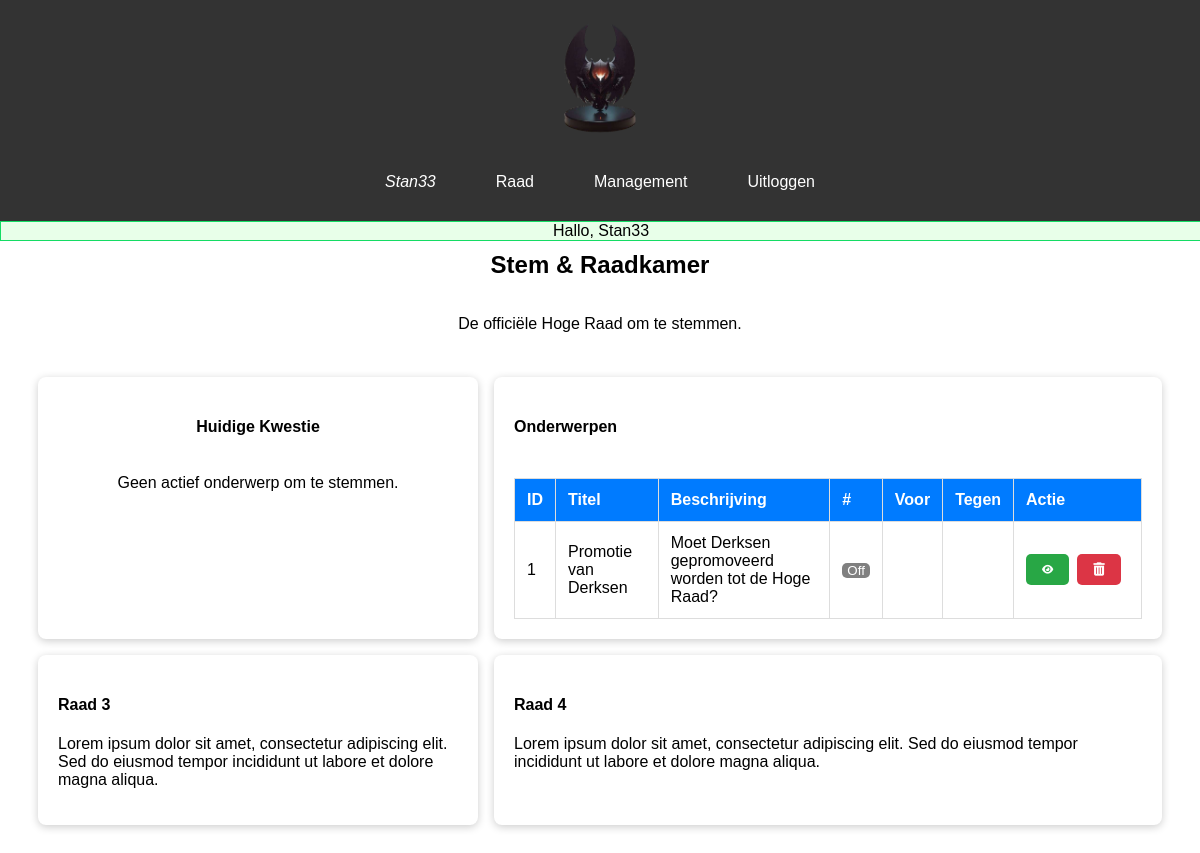
Page /council.php (signed in) on the committed database.
### tables this page shows
CREATE TABLE `subjects` (
  `id` int(11) NOT NULL,
  `title` varchar(50) NOT NULL,
  `description` text NOT NULL,
  `active` int(11) DEFAULT NULL,
  `memberID` int(11) NOT NULL
);

### models/getdata.model.php (called while the page is built, shortened)
<?php
    require_once './config/database.config.php';
    require_once './config/session_manager.config.php';
    class GetData {
        public function fetch_AllSubjects() {
            $db = Database::getInstance();
            $stmt = $db->connect()->prepare('SELECT * FROM subjects;');
            $stmt->execute();
            $data = $stmt->fetchAll(PDO::FETCH_ASSOC);
            return $data;
        }
        public function fetch_Subject() {
            $db = Database::getInstance();
            $stmt = $db->connect()->prepare('SELECT * FROM subjects WHERE active = 1 LIMIT 1');
            $stmt->execute();
            $data = $stmt->fetch(PDO::FETCH_ASSOC);
            return $data;
        }
    }
    $dm = new GetData();
    $subData = $dm->fetch_AllSubjects();
    $item = $dm->fetch_Subject();

### config/database.config.php (called while the page is built, shortened)
<?php
    class Database {
        private static $dbInstance;
        private $dbInvoke;
        private function __construct() {
            try {
                $this->dbInvoke = new PDO('mysql:host=' . DB_HOST . ';dbname=' . DB_NAME, DB_USER, DB_PASSWORD,
                    array(PDO::MYSQL_ATTR_INIT_COMMAND => "SET NAMES 'utf8'")
                );
            } catch (PDOException $e) {
                error_log("Failed to connect to the database: " . $e->getMessage(), 0);
                throw new Exception("Failed to connect to the database. MySQL may have crashed.");
            }
        }
        public static function getInstance() {
            if (!self::$dbInstance) {
                self::$dbInstance = new self();
            }
            return self::$dbInstance;
        }
        public function connect() {
            return $this->dbInvoke;
        }
    }

### council.php (the view, shortened to what this page needs)
<?php
    require_once './config/session_manager.config.php';
    require_once './models/getdata.model.php';
?>
<!DOCTYPE html>
<html lang="nl">
<head>
    <link rel="stylesheet" href="assets/css/default.css">
    <link rel="stylesheet" href="https://use.fontawesome.com/releases/v6.5.2/css/all.css">
</head>
<body>
    <header>
        <div class="logo"><a href="#" id="logo"><img src="assets/images/hiligen-logo2.webp" alt="Games Association Logo"></a></div>
        <nav>
            <a href="#" data-section="profile" style="font-style:italic;"><?= $_SESSION['session_data']['username']; ?></a>
            <a href="#" data-section="home">Raad</a>
            <a href="#" data-section="manage">Management</a>
            <a href="./logout.php" id="logout">Uitloggen</a>
        </nav>
    </header>
    <main>
        <section id="home" class="current">
            <h2>Stem & Raadkamer</h2>
            <p>De officiële Hoge Raad om te stemmen.</p>
            <div class="container">
                <div class="profile-card">
                    <h4>Huidige Kwestie</h4>
                    <?php if (is_array($item) && isset($item['active']) && $item['active'] == 1) { ?>
                    <strong><?= $item['title'] ?></strong>
                    <p><?= $item['description'] ?></p>
                    <form action="controllers/submission_handler.control.php" class="form-action" method="post">
                        <input type="hidden" name="uid" value="<?= $_SESSION['session_data']['user_id']; ?>">
                        <button class="edit" name="accept">Voor</button>
                        <button class="trash" name="decline">Tegen</button>
                        <button class="create" name="neutral">Neutraal</button>
                    </form>
                    <?php } else { ?>
                        <p>Geen actief onderwerp om te stemmen.</p>
                    <?php } ?>
                </div>
                <div class="profile-card">
                    <div class="filter-container">
                        <h4>Onderwerpen</h4>
                    </div>
                    <table>
                        <thead>
                            <tr>
                                <th>ID</th>
                                <th>Titel</th>
                                <th>Beschrijving</th>
                                <th>#</th>
                                <th>Voor</th>
                                <th>Tegen</th>
                                <th>Actie</th>
                            </tr>
                        </thead>
                        <tbody>
                            <?php if (!empty($subData)) { foreach ($subData as $items): ?>
                                <tr>
                                    <td><?= $items['id']; ?></td>
                                    <td><?= $items['title']; ?></td>
                                    <td><?= $items['description']; ?></td>
                                    <td>
                                        <form action="controllers/submission_handler.control.php" method="post">
                                            <?= ($items['active'] == 1) ? '<button style="padding:0 5px; background:green;" name="off">On</button>' : '<button style="padding:0 5px; background:grey;" name="on">Off</button>'; ?>
                                        </form>
                                    </td>
                                    <td></td>
                                    <td></td>
                                    <td>
                                        <form class="form-action" action="form_handler.php" method="post">
                                            <?php if ($items['active'] == 0) { ?>
                                                <button class="edit" name="editItem"><i class="fas fa-eye fa-xs"></i></button>
                                                <button class="trash" name="undoItem"><i class="fas fa-trash-alt"></i></button>
                                            <?php } else { ?>
                                                <button style="margin-right:8px; background:grey;" name="editItem" disabled><i class="fas fa-eye fa-xs"></i></button>
                                                <button style="background:grey;" name="undoItem" disabled><i class="fas fa-trash-alt"></i></button>
                                            <?php } ?>
                                        </form>
                                    </td>
                                </tr>
                            <?php endforeach; } ?>
                        </tbody>
                    </table>
                </div>
                <div class="profile-card">
                    <h4>Raad 3</h4>
                    <p>Lorem ipsum dolor sit amet, consectetur adipiscing elit. Sed do eiusmod tempor incididunt ut labore et dolore magna aliqua.</p>
                </div>
                <div class="profile-card">
                    <h4>Raad 4</h4>
                    <p>Lorem ipsum dolor sit amet, consectetur adipiscing elit. Sed do eiusmod tempor incididunt ut labore et dolore magna aliqua.</p>
                </div>
            </div>
        </section>
    </main>
</body>
</html>

### assets/css/default.css (style rules this page uses)
:root { --default:#007bff; --edit:rgb(25,162,181); --edit-hover:rgb(62,149,163); --cta:rgb(25,162,181); --cta-hover:rgb(62,149,163); }
body { font-family: Arial, sans-serif; margin: 0; padding: 0; box-sizing: border-box; overflow-y: scroll; }
header { padding: 20px 0; text-align: center; background-color: #333; }
nav { display: flex; justify-content: center; flex-wrap: wrap; }
nav a { color: white; text-decoration: none; padding: 10px 20px; margin: 0 10px; border-radius: 5px; transition: background-color 0.3s; }
.logo { text-align: center; margin-bottom: 20px; }
.logo img { max-width: 10%; height: auto; }
.logo a { display: block; }
button { cursor: pointer; }
footer, section, .form-window form { display: flex; flex-direction: column; align-items: center; text-align: center; padding:10px; }
.filter-container { display: flex; align-items: center; justify-content: space-between; margin-bottom: 20px; }
table { width: 100%; border-collapse: collapse; }
table th, table td { border: 1px solid #ddd; padding: 12px; text-align: left; }
table th { background-color: var(--default); color: #fff; }
.edit, .trash { padding: 8px 12px; margin-right: 8px; color: #fff; border: none; border-radius: 4px; }
.edit { background-color: #28a745; }
.trash { background-color: #dc3545; }
.container { display: flex; justify-content: space-between; flex-wrap: wrap; padding: 20px; align-items: left; text-align: left; }
.profile-card { flex: 1; margin: 8px; padding: 20px; border-radius: 8px; background-color: #fff; box-shadow: 0 2px 8px rgba(0, 0, 0, 0.2); }
.profile-card form button, .create { padding: 8px 16px; color: #fff; border: none; border-radius:5px; }
.form-action { display:inline-flex; }
.profile-card:nth-child(odd) { flex-basis: calc(30% - 40px); }
.profile-card:nth-child(even) { flex-basis: calc(50% - 40px); }
.profile-card:nth-child(1) { display: flex; flex-direction: column; align-items: center; text-align: center; }

### rows in the picture
subjects: id "1", title "Promotie van Derksen", description "Moet Derksen gepromoveerd worden tot de Hoge Raad?", active "Off"

### other values in the picture
$_SESSION['session_data']['username'] "Stan33"
$_SESSION['success'] "Hallo, Stan33"
